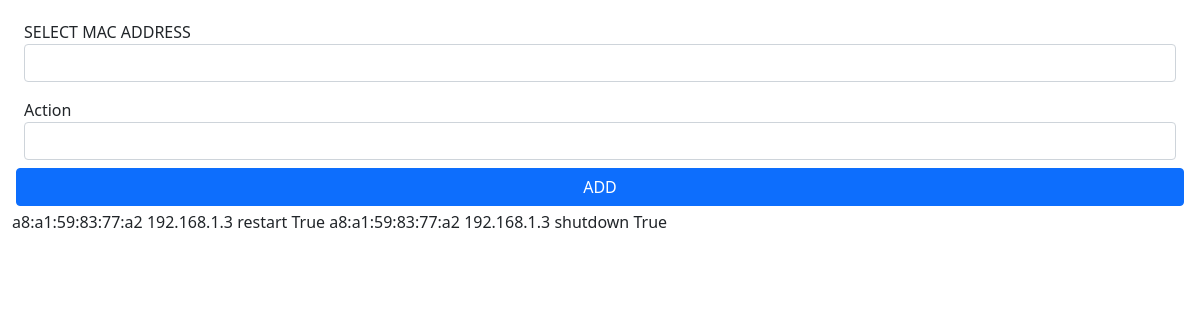
The app's page /main/action, older data.
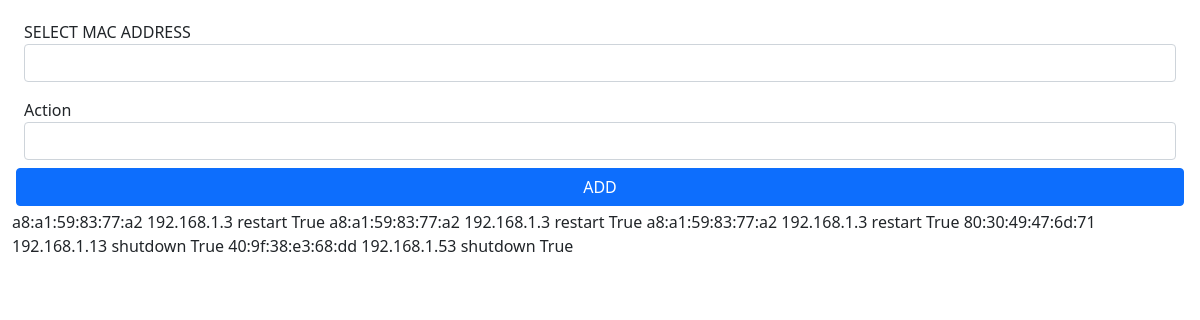
The same page, newer data.
### API_web/models.py (models this page shows, shortened)
class request_action(models.Model):
    macaddr = models.ForeignKey(Computer,to_field='mac_addr', on_delete=models.CASCADE)
    action = models.CharField(max_length=50, choices=Action_option)
    isStatus = models.BooleanField(default=False,blank=True)
    created = models.DateTimeField(auto_now_add=True, blank=True, null=True)

class Computer(models.Model):
    mac_addr = models.CharField(max_length=50,primary_key=True, unique=True)
    ip_addr = models.CharField(max_length=50, null=True, blank=True)
    isAlive = models.BooleanField(default=False)
    isBlocked = models.BooleanField(default=False)
    status = models.CharField(max_length=255,null=True, blank=True)
    def __str__(self):
        return self.mac_addr

### MainWeb/views.py (the view)
# urls.py: path('action',actionView.as_view(), name='action'),
class actionView(View):
    def get(self, request):
        data_view = request_action.objects.select_related('macaddr').all()
        form = actionForm()
        context = {
            'data' : data_view,
            'form': form
        }
        return render(request, 'main/action.html', context=context)

### MainWeb/forms.py
class actionForm(forms.ModelForm):
    class Meta:
        model = request_action
        fields = ['macaddr', 'action']
        labels = {
            'macaddr' : 'SELECT MAC ADDRESS'
        }
        widgets = {
            'macaddr' : forms.TextInput(
                attrs={
                    'class':'form-control'
                    }
            ),
            'action' : forms.TextInput(
                attrs={
                    'class':'form-control'
                    }
            ),
        }

### MainWeb/templates/main/action.html (shortened to what this page needs)
{% extends "base.html" %}
{% load static %}
{% block contents %}
    <form action="" method="post">
        <div class="container-fluid">
            <div class="row p-1">
                {% for field in form %}
                    <div class="form-group p-2">
                        {{field.label}}
                        {{field}}
                    </div>
                {% endfor %}
                <button type="submit" class="btn btn-primary" id="createButton">ADD</button>
            </div>
        </div>
    </form>
    {% for data in data %}
        {{data.macaddr}}
        {{data.macaddr.ip_addr}}
        {{data.action}}
        {{data.isStatus}}
    {% endfor %}
{% endblock contents %}

Row changes from the older to the newer data that the page shows:
removed request_action: macaddr "a8:a1:59:83:77:a2", macaddr.ip_addr "192.168.1.3", action "shutdown", isStatus "True"
added request_action: macaddr "a8:a1:59:83:77:a2", macaddr.ip_addr "192.168.1.3", action "restart", isStatus "True"
added request_action: macaddr "a8:a1:59:83:77:a2", macaddr.ip_addr "192.168.1.3", action "restart", isStatus "True"
added request_action: macaddr "80:30:49:47:6d:71", macaddr.ip_addr "192.168.1.13", action "shutdown", isStatus "True"
added request_action: macaddr "40:9f:38:e3:68:dd", macaddr.ip_addr "192.168.1.53", action "shutdown", isStatus "True"
